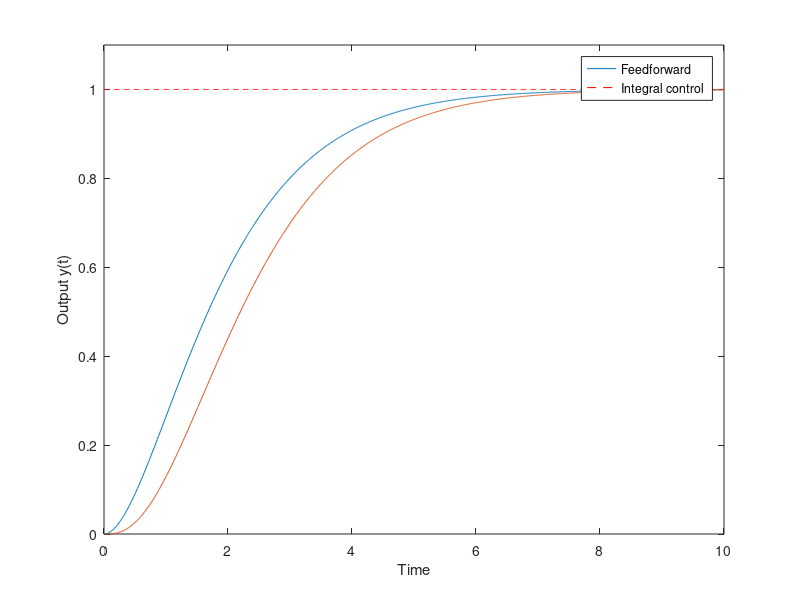

This chart was generated by the following MATLAB code:
% This code shows how to simulate output feedback controllers 
clear;
close all;
clc;

% Original system from the example
A = [0 1;1 -1];
B = [0; 1];
C = [1 0];
D = 0; % in this example

n = size(A,2);
m = size(C,1);

%% #1: Output-feedback Feedforward Controller
% u = F\hat{x} + Nr, \hat{x} = A\hat{x} + Bu + K(y - C\hat{x})

%Step 1: Design F, K and N as shown in the lecture.

F = [-2 -1];
K = [9; 17];
N = -C/(A+B*F)*B;

% Check if the closed loop eigenvalues are acceptable
eig(A+B*F)
eig(A-K*C)

% Step 2: Simulate this output feedback controller
% Need closed loop A, B, C, D matrices

Acl = [A B*F; K*C A-K*C+B*F]; % when we use the states as x and xhat.
Bcl = [B*N; B*N];
Ccl = [C zeros(size(C))];
Dcl = 0;

% Step 3: define the continuous time sys object and use lsim
sys = ss(Acl, Bcl, Ccl, Dcl);

t = 0:0.01:10;

t = t(:); % ensures that t is column vector.

r = ones(length(t),1);

[Y, T, X] = lsim(sys, r, t);

% plot
figure(1)
plot(T,Y)
hold on
plot(t,r,'--r')
hold on


%% #2: Output-feedback Integral Controller
% u = F1\hat{x} + F2*z, \dot{z} = r - y, \hat{x} = A\hat{x} + Bu + K(y - C\hat{x})

%Step 1: Design F1, F2 and K as shown in the lecture.

F1 = [-6 -3];
F2 = 2;
K = [9; 17];

% Check if the closed loop eigenvalues are acceptable
eig(A+B*F1)
eig(A-K*C)

% Step 2: Simulate this output feedback controller

% Need closed loop A, B, C, D matrices. In this example, we can use the
% states as x, z and the error e = x - \hat{x}. This allows us to use the
% closed loop equations from slide 22 of Lecture 21.

Acl = [A+B*F1 B*F2 -B*F1;
       -C zeros(m) zeros(m,n);
       zeros(n) zeros(n,m) A-K*C]; % when we use the states as x, z, and e.
Bcl = [zeros(n,m); eye(m); zeros(n,m)];
Ccl = [C zeros(m) zeros(m,n)];
Dcl = 0;

% Step 3: define the continuous time sys object and use lsim
sys = ss(Acl, Bcl, Ccl, Dcl);

t = 0:0.01:10;

t = t(:); % ensures that t is column vector.

r = ones(length(t),1);

[Y2, T2, X2] = lsim(sys, r, t);

% plot
figure(1)
plot(T2,Y2)
ylim([0,max(r)+0.1])
xlabel('Time')
ylabel('Output y(t)')
legend('Feedforward','Integral control')


